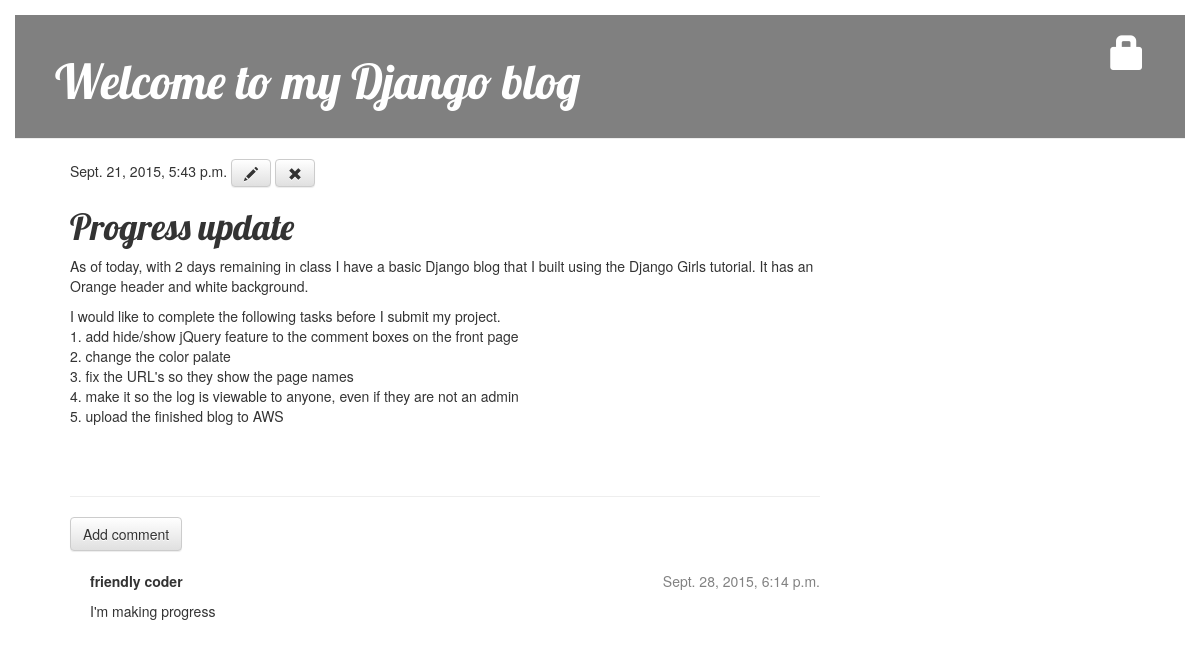
The page /post/10/ on the database its author committed.
### blog/models.py (models this page shows, shortened)
class Post(models.Model):
    author = models.ForeignKey('auth.User')
    title = models.CharField(max_length=200)
    text = models.TextField()
    created_date = models.DateTimeField(
            default=timezone.now)
    published_date = models.DateTimeField(
            blank=True, null=True)

class Comment(models.Model):
    post = models.ForeignKey('blog.Post', related_name='comments')
    author = models.CharField(max_length=200)
    text = models.TextField()
    created_date = models.DateTimeField(default=timezone.now)
    approved_comment = models.BooleanField(default=False)

### blog/views.py (the view)
# urls.py: url(r'^post/(?P<pk>[0-9]+)/$', views.post_detail, name='post_detail'),
def post_detail(request, pk):
	post = get_object_or_404(Post, pk=pk)
	return render(request, 'blog/post_detail.html', {'post': post})

### blog/templates/blog/post_detail.html (shortened to what this page needs)
{% extends "blog/base.html" %}
{% block content %}
    <div class="post">
       {% if post.published_date %}
    {{ post.published_date }}
{% else %}
    <a class="btn btn-default" href="{% url "blog.views.post_publish" pk=post.pk %}">Publish</a>
{% endif %}
        <a class="btn btn-default" href="{% url "post_edit" pk=post.pk %}"><span class="glyphicon glyphicon-pencil"></span></a>
        <a class="btn btn-default" href="{% url "post_remove" pk=post.pk %}"><span class="glyphicon glyphicon-remove"></span></a>
        <h1>{{ post.title }}</h1>
        <p>{{ post.text|linebreaks }}</p>
    </div>
    <hr>
    <a class="btn btn-default" href="{% url "add_comment_to_post" pk=post.pk %}">Add comment</a>
{% for comment in post.comments.all %}
    {% if user.is_authenticated or comment.approved_comment %}
    <div class="comment">
        <div class="date">
            {{ comment.created_date }}
        </div>
        <strong>{{ comment.author }}</strong>
        <p>{{ comment.text|linebreaks }}</p>
    </div>
    {% endif %}
{% empty %}
    <p>No comments here yet :(</p>
{% endfor %}
{% endblock %}

### blog/static/css/blog.css (style rules this page uses)
body { padding: 15px; }
h1, h2, h3, h4 { font-family: 'Lobster', cursive; }
.date { float: right; color: #828282; }
.post { margin-bottom: 70px; }
.comment { margin: 20px 0px 20px 20px; }

### rows shown on the page
Post: published_date "Sept. 21, 2015, 5:43 p.m.", title "Progress update", text "As of today, with 2 days remaining in class I have a basic Django blog that I built using the Django Girls tutorial. It has an Orange header and white background. I would like to complete the following tasks before I submit my project. 1. add hide/show jQuery feature to the comment boxes on the front page 2. change the color palate 3. fix the URL's so they show the page names 4. make it so the log is viewable to anyone, even if they are not an admin 5. upload the finished blog to AWS"
Comment: created_date "Sept. 28, 2015, 6:14 p.m.", author "friendly coder", text "I'm making progress"
